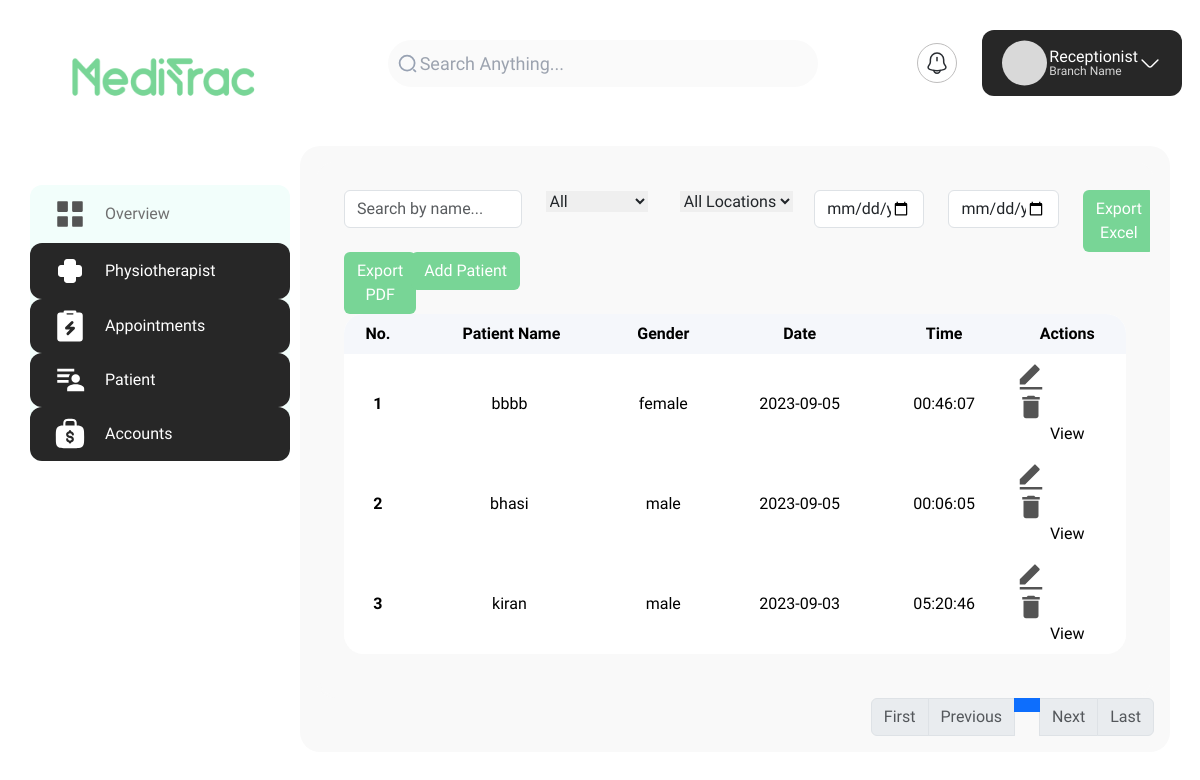
Page /reception/patient/list/ on the earlier database version.
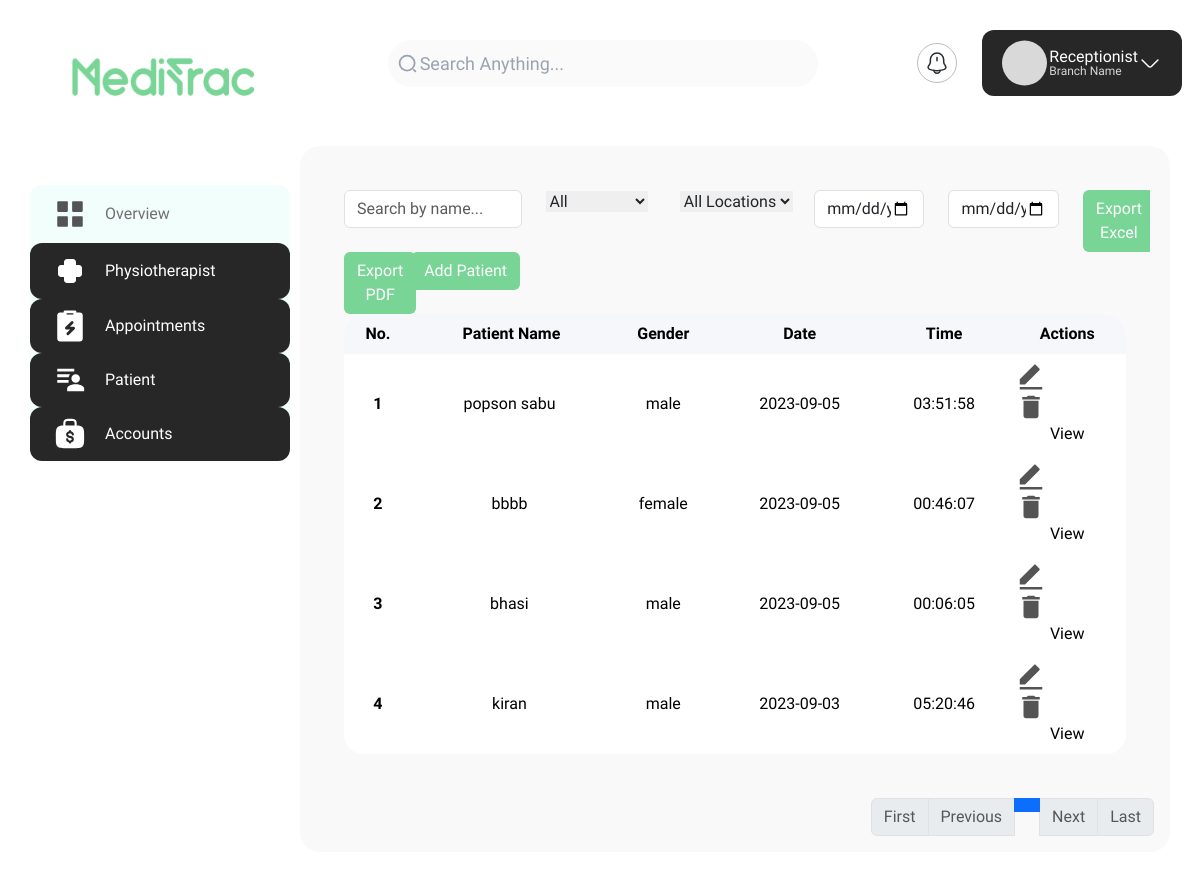
Same page on the later database version.
### receptionist/models.py (models this page shows, shortened)
class Patient(models.Model):
    name = models.CharField(max_length=100, null=True, blank=True)
    address = models.TextField()
    specialities = models.ManyToManyField('Speciality')
    branch = models.ForeignKey('Branch', on_delete=models.CASCADE)
    phone = models.CharField(max_length=15)
    date_of_birth = models.DateField()
    gender = models.CharField(max_length=10, choices=GENDER_CHOICES)
    height = models.DecimalField(max_digits=5, decimal_places=2, null=True, blank=True)
    weight = models.DecimalField(max_digits=5, decimal_places=2, null=True, blank=True)
    blood_group = models.CharField(max_length=5, choices=BLOOD_GROUP_CHOICES, null=True, blank=True)
    notes = models.TextField(null=True, blank=True)
    profile_photo = models.ImageField(upload_to='receptionist/patients/', default='default/bear.png')
    email = models.EmailField(max_length=255, unique=True, default='unknown@email.com')
    password = models.CharField(max_length=128, null=True, blank=True)
    date_added = models.DateTimeField(auto_now_add=True)
    patient_id = models.CharField(max_length=10, unique=True)
    tags = models.ManyToManyField(Tag, blank=True)

### receptionist/views.py (the view, shortened to what this page needs)
# urls.py: path('patient/list/', views.patient_list, name='patient_list'),
def patient_list(request):
    patients = Patient.objects.all().order_by('-date_added')
    form = PatientFilterForm(request.GET)
    if form.is_valid():
        patients = form.filter_queryset(patients)
    paginator = Paginator(patients, 10)
    page_number = request.GET.get('page')
    page_obj = paginator.get_page(page_number)
    return render(request, 'reception/patient_list.html', {'form': form, 'page_obj': page_obj})

### templates/reception/patient_list.html (shortened to what the changed rows need)
{% extends 'reception/base.html' %}
{% load static %}
{% block content %}
<head>
    <link rel="stylesheet" href="{% static 'css/style.css' %}">
</head>
<div class="custom-table-wrapper">
    <div class="container custom-table-container p-4">
        <table class="table table-hover rounded-table text-center">
            <thead class="table-head-bg">
                <tr>
                    <th scope="col">No.</th>
                    <th scope="col">
                        <div class="custom-control custom-checkbox">
                            <label class="custom-control-label" for="select_all"></label> Patient Name
                        </div>
                    </th>
                    <th scope="col">Gender</th>
                    <th scope="col">Date</th>
                    <th scope="col">Time</th>
                    <th scope="col">Actions</th>
                </tr>
            </thead>
            <tbody>
                {% for patient in page_obj.object_list %}
                <tr>
                    <th scope="row">{{ forloop.counter }}</th>
                    <td>
                        <div class="custom-control custom-checkbox">
                            {{ patient.name }}
                        </div>
                    </td>
                    <td>{{ patient.gender }}</td>
                    <td>{{ patient.date_added|date:"Y-m-d" }}</td>
                    <td>{{ patient.date_added|time:"H:i:s" }}</td>
                    <td>
                        <a href="{% url 'update_patient' patient.id %}"><img
                                src="{% static 'images/actions/edit_icon.svg' %}" alt=""></a>
                        <a href="{% url 'delete_patient' patient.id %}"><img
                                src="{% static 'images/actions/delete_icon.svg' %}" alt=""></a>
                        <button class="view-button" data-user-id={{patient.id}}>View</button>
                    </td>
                </tr>
                {% endfor %}
            </tbody>
        </table>
    </div>
</div>
{% endblock %}

Differences in the rows shown:
added Patient: name "popson sabu", gender "male", date_added "2023-09-05", date_added "03:51:58"
